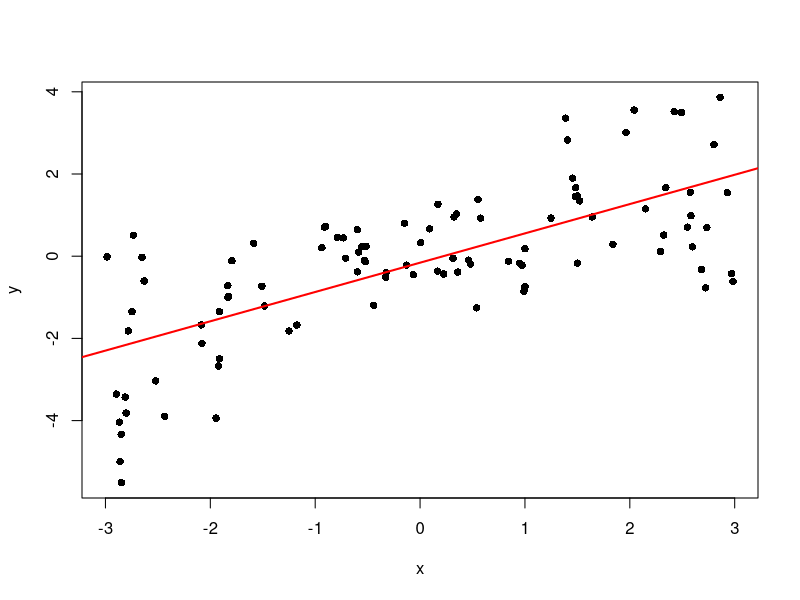
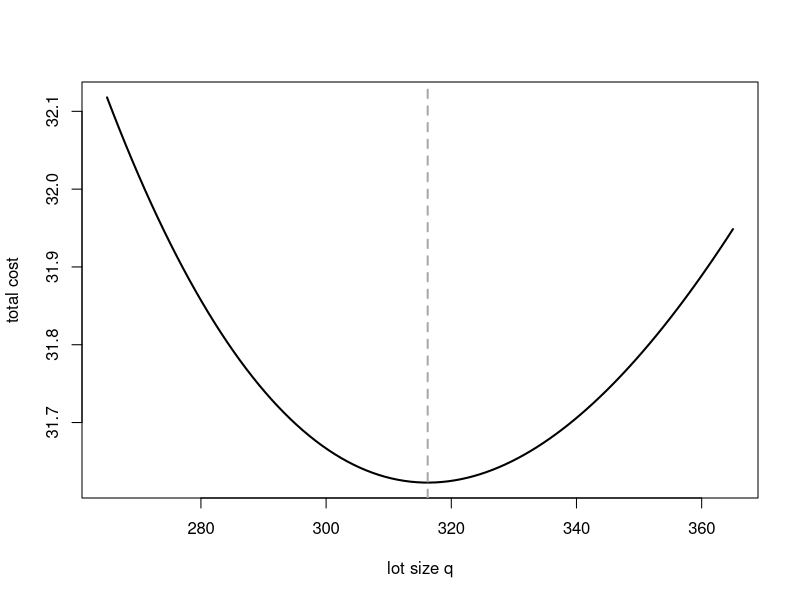
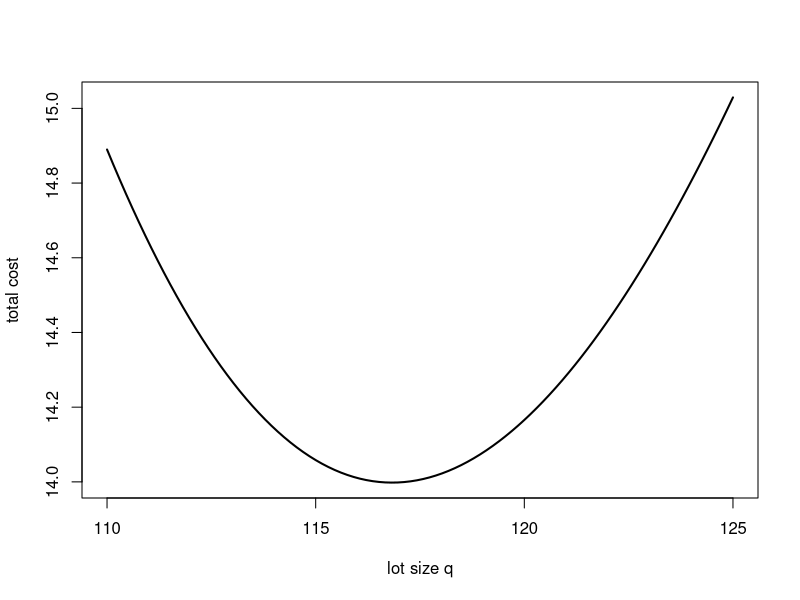
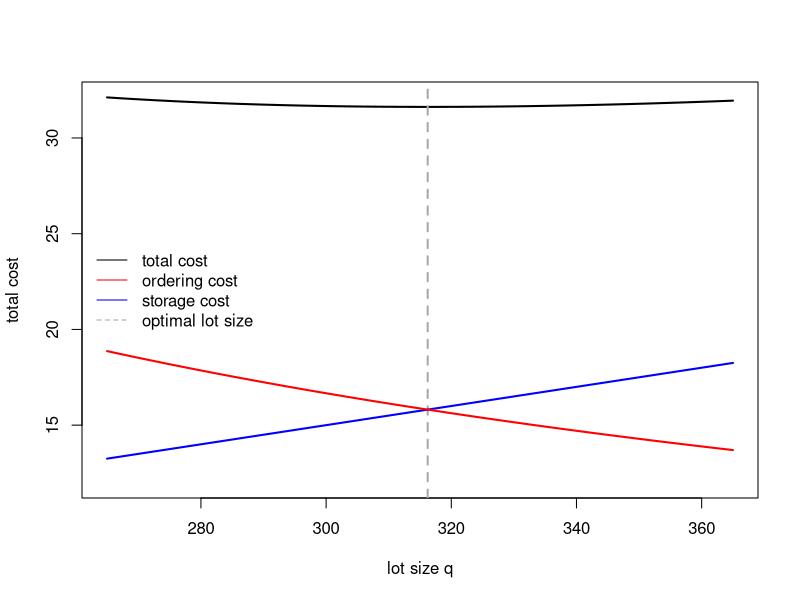
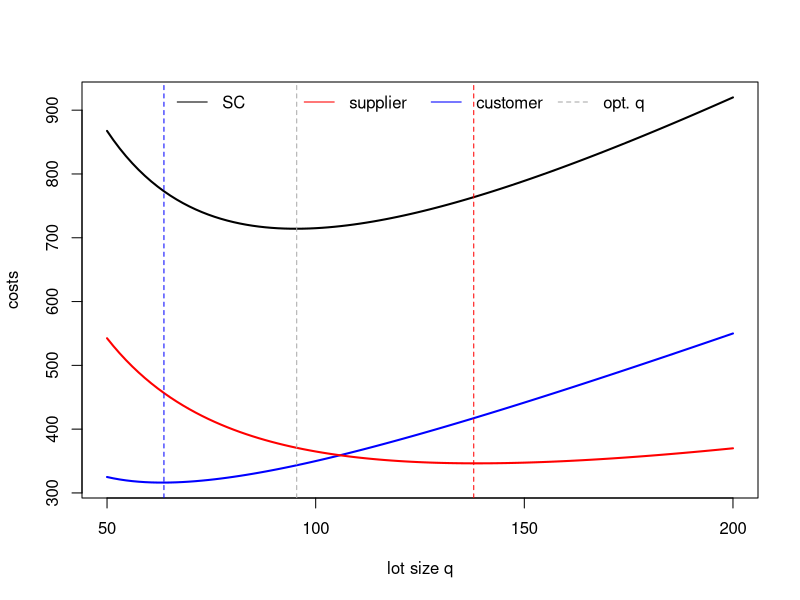
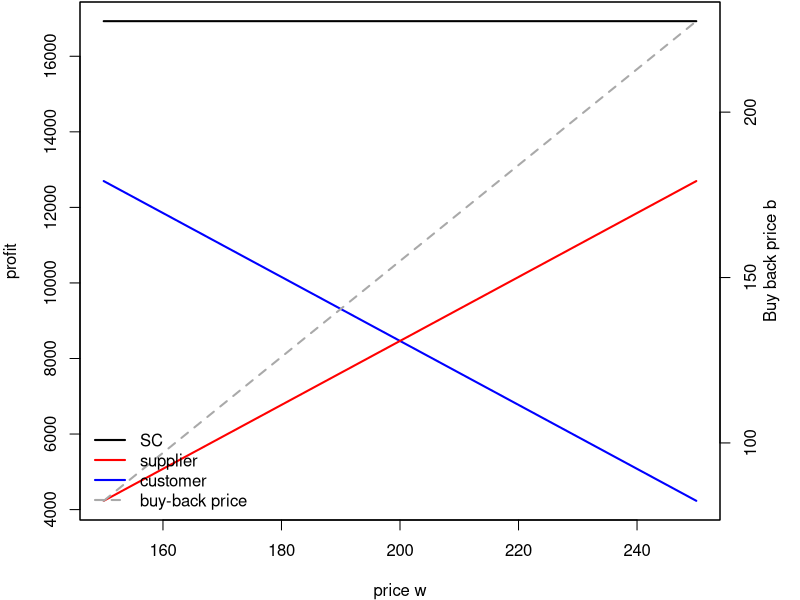
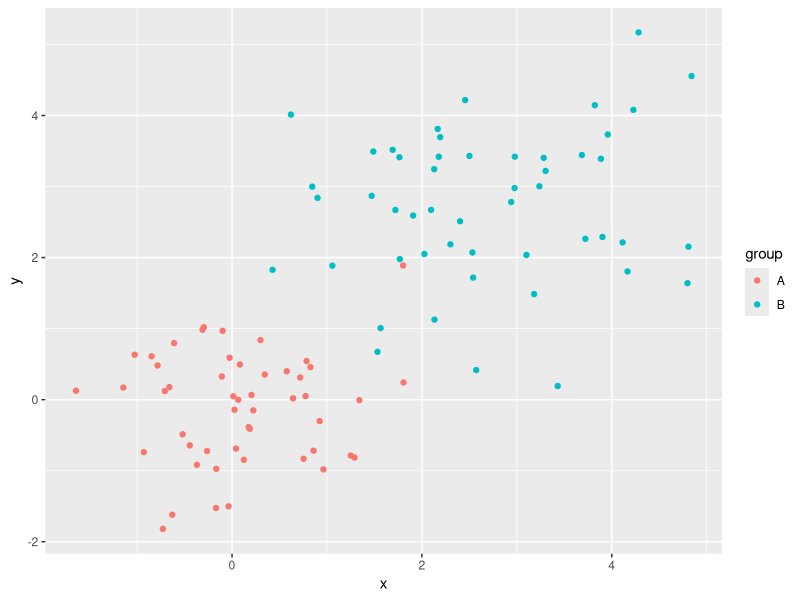
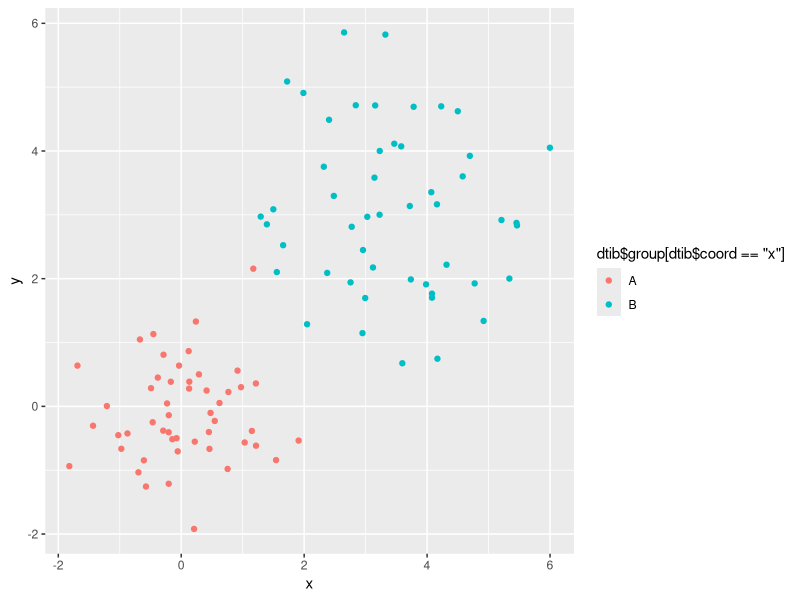

These charts were generated, in order, by the following R code:
## ---- chunk 1
3^2     #1
sqrt(9) #2
9^.5
pi^2    #3
(abs(3^2-4^2))^.5 #4
log(exp(4), base = exp(1)) #5
log(exp(4))
log(100, base = 10) #6
log10(100) 
factorial(8) #7
exp(factorial(3)) #8
## ---- chunk 2
cost_eoq_fun <- function(q, d, co, cl) {
  # returns total cost per period
  # d...demand
  # q...lot size
  # co...ordering cost
  # cl...stock holding cost
  ((1/2)*cl*q)+((d/q)*co)
}

# test cost function
cost_eoq_fun(d=100, q=20, cl = .1, co = 50)

eoq_fun <- function(co, d, cl) {
  # return optimal lot size
  # d...demand
  # co...ordering cost
  # cl...stock holding cost
  sqrt((2*co*d)/cl)
}
# optimal lot size
q.star <-  eoq_fun(d = 100, cl = .1, co = 50)
# optimal cost
cost_eoq_fun(d=100, q=q.star, cl = .1, co = 50)
## ---- chunk 3
weuc_d2_func <- function(x,y,w) {
  # calculates weighted Euclidean distance between x and y
  # y,x...vectors
  # w.. weight vector
  sqrt(sum(w*(x-y)^2))
}
# test distacne function
weuc_d2_func(x = c(1,2,3), y= c(3,2,1), w=c(1,1,1) )
# result should be sqrt(8)
## ---- chunk 4
geom_pois_dens_fun <- function(n, lambda, theta){
  # calculates density value of geometric Poisson distribution
  # n...integer, demand/successes, theta,lambda..parameters
  k.vec <- 1:n
  sum(exp(-lambda)*lambda^k.vec/factorial(k.vec)*(1-theta)^(n-k.vec)*choose(n-1, k.vec-1))
}
# test function
geom_pois_dens_fun(n=3, lambda=.5, theta = 2)

## ---- chunk 5
x <- 1:5
y <- 10:6
as.matrix(x) %*% t(as.matrix(y))
## ---- chunk 6
trace_func <- function(z){
  # calculates trace of z
  # z...matrix
  sum(diag(z))
} 
A <- matrix(rnorm(9) , ncol=3)
trace_func(A)
## ---- chunk 7
fib_num_fun <- function(n){
  # calculate nth Fibonacci number
  # n...number
  k.vec <- 0:floor((n-1)/2)
  sum(choose(n-k.vec-1, k.vec))
}
# vectorize fib_num_fun such that it accepts input vectors
vfib_num_fun <- Vectorize(fib_num_fun)
# doesn't work
fib_num_fun(1:100)
# works
vfib_num_fun(1:100)
## ---- chunk 8
pas <- outer(1:50, 1:50, choose)
## ---- chunk 9
# create 3x3 matrix 
A <- matrix(sample(1:10 , 9), ncol=3)
# diagonals to 1
diag(A) <- 1
# checks matrix elementwise
A == t(1/A) # -> problem double counting of elements
# Alternative: compare just elements of triangle sub-matrices
A[lower.tri(A)] == 1/A[upper.tri(A)]
## ---- chunk 10
# convert A (chunk before) into a consistent matrix
A[lower.tri(A)] <- 1/A[upper.tri(A)]
# step (a) of synthesis
dev <- colSums(A) # calculate colSums
A.prime <- t(t(A) / dev) # Alternative a: using that R divides columnwise
A.prime <- A %*% diag(1 / dev) # Alternative b: use matrix calculation
# step (b) of synthesis
rowMeans(A.prime)
## ---- chunk 11
x <- sample(x = 1:100, size = 100)
l1 <- as.list(x)
l1.odd <- l1[1:100 %% 2 == 1]
## ---- chunk 12
z <- matrix(sample(x = 1:1000, size = 100), nrow=1)
z <- as.data.frame(z)
z.sub <- z[, col(z) %% 3 == 0]
## ---- chunk 13
A <- matrix(sample(x = 1:100, 36), ncol = 6)
which(A <= 50)
## ---- chunk 14
ma_fun <- function(x, n){
  # calculates moving average
  # x...vector to be averaged, n...time window width
  cx <- c(0,cumsum(x))
  (cx[(n+1):length(cx)] - cx[1:(length(cx) - n)]) / n
}
# test function
ma_fun(x = 1:10 , n=4)
## ---- chunk 15
n <- 100                                # number of points to plot
x <- runif(n, min=-3, max=3)            # 100 x coordinates
y <- sin(3 * x^2 - 4) * x + 0.5 * x + rnorm(n, mean = 0, sd = sqrt(.5)) 
plot(x[order(x)], y[order(x)], xlab ="x", ylab = "y", pch = 16)
lin.reg <- lm(y~x)                      # fit a linear regression model
abline(lin.reg, col = "red", lwd =2)    # ... and plot the regression line
## ---- chunk 16
q.vec <- seq(265, 365, length.out = 100)
y.vec <- cost_eoq_fun(q = q.vec , d = 100, cl = .1, co = 50)
plot(q.vec, y.vec, xlab ="lot size q", ylab = "total cost", type = "l", lwd =2)
abline(v = eoq_fun(d = 100, cl = .1, co = 50), col="darkgrey", lwd=2, lty=2)
## ---- chunk 17
newsven_obj_fun <- function(x, cu, co, mu, sigma){
      q.prime <- (x-mu)/sigma
	     (cu + co) * sigma * (dnorm(q.prime) + q.prime * pnorm(q.prime)) - cu * sigma * q.prime
}
q.vec <- seq(110, 125, length.out = 100)
cost.vec <- newsven_obj_fun(x = q.vec , mu = 100, cu = 2, co = 0.5, sigma = 20)
plot(q.vec, cost.vec, xlab ="lot size q", ylab = "total cost", type = "l", lwd = 2)

## ---- chunk 18
q.vec <- seq(265, 365, length.out = 100)
y.vec <- cost_eoq_fun(q = q.vec , d = 100, cl = .1, co = 50)
plot(q.vec, y.vec, xlab ="lot size q", ylab = "total cost", type = "l", lwd =2, ylim=c(12,max(y.vec)))
abline(v = eoq_fun(d = 100, cl = .1, co = 50), col="darkgrey", lwd=2, lty=2)
lines(x=q.vec, y=(1/2)*.1*q.vec, lwd=2, col="blue")
lines(x=q.vec, y=(100/q.vec)*50, lwd=2, col="red")
legend("left", lty = c(1,1,1,2), col = c("black","red","blue","darkgrey"), legend = c("total cost", "ordering cost", "storage cost", "optimal lot size"), bty="n" )
## ---- chunk 19
jel_func <- function(q, c.supp.set, c.supp.sh, c.cust.set, c.cust.sh, lambda, mu){
  # costs in joint economic lot sizing model
  if(lambda > mu) stop("infeasible (lambda > mu)") # check feasibility
  c.cust <- lambda/q * c.cust.set  + c.cust.sh *  q/2 
  c.supp <-  lambda/q * c.supp.set  + c.supp.sh * q/2 * lambda/mu
  c.sc <- c.supp + c.cust
  return(data.frame(cost.customer = c.cust, cost.supplier = c.supp, cost.sc = c.sc))
}

q.vec <- seq(50, 200, length.out = 100)
y.df <- jel_func(q = q.vec, c.supp.set = 240, c.supp.sh = 4, c.cust.set = 100, c.cust.sh = 5, lambda = 100, mu = 160)

plot(q.vec, y.df$cost.sc, xlab ="lot size q", ylab = "costs", type = "l", lwd = 2, ylim=range(y.df))
lines(x = q.vec, y = y.df$cost.customer, lwd = 2, col = "blue")
lines(x = q.vec, y = y.df$cost.supplier, lwd = 2, col = "red")
abline(v = q.vec[which.min(y.df$cost.customer)], col = "blue", lwd = 1, lty = 2)
abline(v = q.vec[which.min(y.df$cost.supplier)], col = "red", lwd = 1, lty = 2)
abline(v = q.vec[which.min(y.df$cost.sc)], col = "darkgrey", lwd = 1, lty = 2)
legend("top", lty = c(1,1,1,2), col = c("black","red","blue","darkgrey"), legend = c("SC", "supplier", "customer", "opt. q"), bty="n" , horiz = T)
## ---- chunk 20
buy_back_func <- function(w, r, c, v, mu, sigma){
  # costs & buy-back price in buy-back model
  crit.rat.sc <- (r-c)/(r-v) # critical ratio SC
  z.sc <- qnorm(crit.rat.sc)
  b <- -(c-v)/(r-c)*r + (r-v)/(r-c)*w
  profit.cust <- (r-w)*mu - (r-b)*dnorm(z.sc)* sigma
  profit.supp <- (w-c)*mu - (b-v)*dnorm(z.sc)* sigma
  return(data.frame(buy.back.price = b, profit.supplier = profit.supp, profit.cust = profit.cust, profit.sc = profit.cust+profit.supp ))
}

w.vec <- seq(150, 250, length.out = 100)
y.df <- buy_back_func(w = w.vec, c = 100, r = 300, v = 10, mu = 100, sigma = 30)
par(mar = c(4, 4, .1, 4) )
plot(w.vec, y.df$profit.sc, xlab ="price w", ylab = "profit", type = "l", lwd = 2, ylim=range(c(y.df$profit.supplier,y.df$profit.cust,y.df$profit.sc)))
lines(x = w.vec, y = y.df$profit.cust, lwd = 2, col = "blue")
lines(x = w.vec, y = y.df$profit.supplier, lwd = 2, col = "red")
# second axis
par(new=T)
# data without axis
plot(w.vec, y.df$buy.back.price, xaxt = "n", yaxt = "n", ylab="", xlab = "", type = "l", lwd = 2, col = "darkgrey", lty = 2)
# add axis 
axis(4)
# add label
mtext( "Buy back price b", side  = 4, line = 2)
legend("bottomleft", col = c("black","red","blue", "darkgrey"), lty=c(1,1,1,2), lwd=2, legend = c("SC", "supplier", "customer","buy-back price"), bty="n")
## ---- chunk 21
library(tidyverse)
dtib <- tibble(group = c(rep("A",50),rep("B",50)), x.values = c(rnorm(50, mean = 0, sd = sqrt(0.5)), rnorm(50, mean = 3, sd = sqrt(1.5))), y.values = c(rnorm(50, mean = 0, sd = sqrt(0.5)), rnorm(50, mean = 3, sd = sqrt(1.5))))
ggplot(data = dtib, aes(x = x.values, y = y.values, col = group)) + geom_point() + ylab("y") + xlab("x")
# Alternative (over-tidy)
dtib <- tibble(group = c(rep("A",100),rep("B",100)), coord = rep(c("x","y"), 100), values = c(rnorm(100, mean = 0, sd = sqrt(0.5)), rnorm(100, mean = 3, sd = sqrt(1.5))))
qplot(x = dtib$values[dtib$coord == "x"], y = dtib$values[dtib$coord == "y"], col = dtib$group[dtib$coord == "x"], xlab = "x", ylab="y")  
